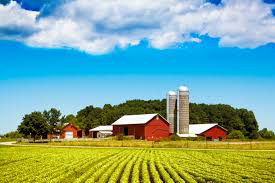
%> input picture farm6.png, 275 x 183 px
$ octave image_equlization.m   (GNU Octave 9; MATLAB toolbox functions it lacks are replaced by stand-ins)
%> lines starting %> are read from the running program, lines starting %| are printed output that depends on the picture
% Read the image into workspace using function imread and display the image using function imshow
img=imread('farm6.png');
%> img is the input picture: size 183x275x3 uint8; mean R, G, B 125.1, 169.4, 153.4
figure;
imgp = imshow(img)

% Convert the color image into HSV color space
hsv = rgb2hsv(img);
%> hsv: size 183x275x3 double; mean H, S, V 0.403, 0.625, 0.778
H=hsv(:,:,1);
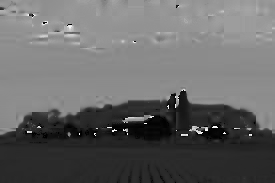
%> H: size 183x275 double; min 0, max 0.999, mean 0.403
S=hsv(:,:,2);
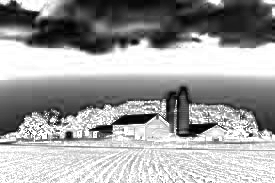
%> S: size 183x275 double; min 0, max 1, mean 0.625
V=hsv(:,:,3);
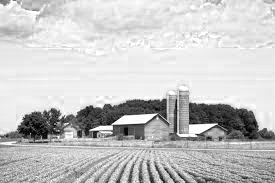
%> V: size 183x275 double; min 0.00392, max 1, mean 0.778

% Display each channel separately
imshow(H)
imshow(S)
imshow(V)

% Enlarge the image by two times using function imresize and crop the enlarged image to its original size using function imcrop
rimg =imresize(img,2);
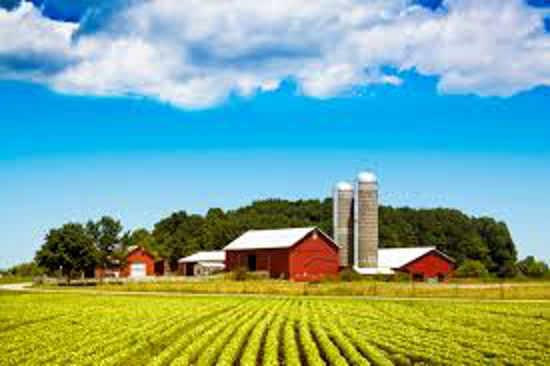
%> rimg: size 366x550x3 uint8; mean R, G, B 125.1, 169.4, 153.4
figure
imshow(rimg)
title('two times image')
figure
targetSize = [183 275];
%> (the run ends here)
